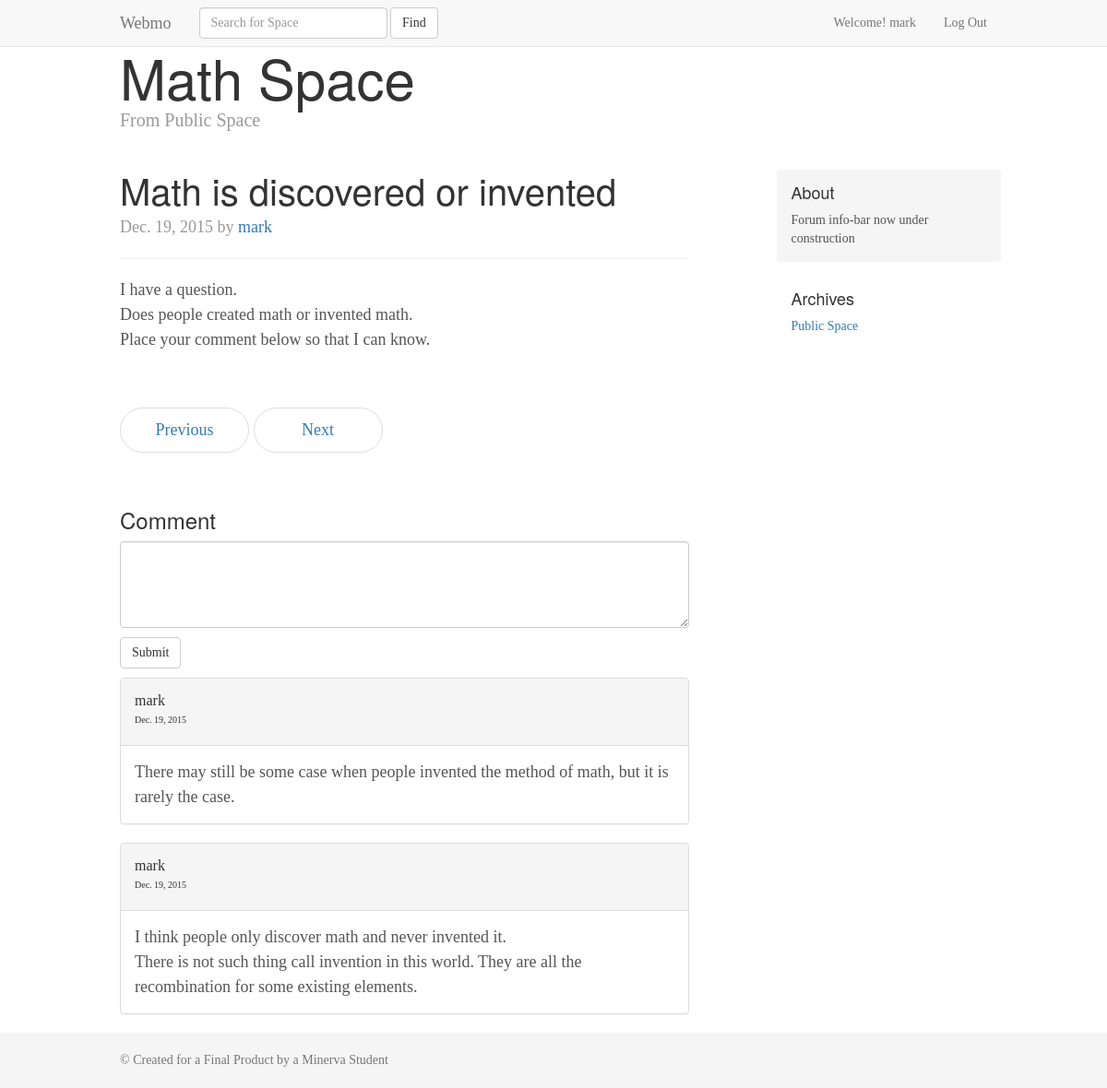
/space/math/math/mathisdiscoveredorinvented/ (signed in), run on the app's committed database.
### forums/models.py (models this page shows, shortened)
class Forum(models.Model):
    name = models.CharField(max_length=100, unique=True)
    date = models.DateField('Createddate', auto_now_add=True)
    founder = models.ForeignKey(User)
    urlname = models.CharField(max_length=100, unique=True, default='')

class Post(models.Model):
    title = models.CharField(max_length=31)
    text = models.TextField()
    date = models.DateField('post date', auto_now_add=True)
    session = models.ForeignKey(Session)
    forum = models.ForeignKey(Forum)
    writer = models.ForeignKey(User)
    urlname = models.CharField(max_length=61, unique=True, default='')

class Comment(models.Model):
    commenttext = models.TextField()
    date = models.DateField("comment", auto_now_add=True)
    post = models.ForeignKey(Post)
    writer = models.ForeignKey(User)

### forums/views.py (the view)
# urls.py: url(r'^space/(?P<forum>\w+)/(?P<session>\w+)/(?P<article>\w+)/$', forumviews.page, name='page'),
def page(request, forum, session, article):
    go = log_process(request)
    myforum = Forum.objects.get(urlname=forum)
    mysession = Session.objects.filter(forum=myforum).get(urlname=session)
    posts = Post.objects.filter(forum=myforum, session=mysession)
    previous = None
    next = None
    for i in range(len(posts)):
        if posts[i].urlname == article:
            mypage = posts[i]
            if i - 1 >= 0:
                next = posts[i - 1]
            if i + 1 < len(posts):
                previous = posts[i + 1]
            break
    commentform = CommentForm(request.POST or None)
    if commentform.is_valid():
        instance = commentform.save(commit=False)
        instance.writer = request.user
        instance.post = mypage
        instance.save()
    comments = Comment.objects.filter(post=mypage)
    context = {
        'go': go,
        'page': mypage,
        'forum': myforum,
        'session': mysession,
        'previous': previous,
        'next': next,
        'form': commentform,
        'comments': comments,
    }
    return render(request, 'page.html', context)

### forums/forms.py
class CommentForm(forms.ModelForm):
    class Meta:
        model = Comment
        fields = ['commenttext']

### templates/page.html (shortened to what this page needs)
<!DOCTYPE html>
{% load staticfiles %}
{% load widget_tweaks %}
<html lang="en">
  <head>
    <link href="{% static 'css/bootstrap.min.css'%}" rel="stylesheet">
    <link href="{% static 'css/blog.css'%}" rel="stylesheet">
  </head>
  <body>
  {% include 'nav_bar.html' %}
    <div class="container">
      <div class="blog-header">
        <h1 class="blog-title">{{ forum.name }} Space</h1>
        <p class="lead blog-description">From
          {% if session.name == 'k1n234#$normal$%^&*' %}
          Public Space
          {% else %}
          {{ session.name }}
          {% endif %}
        </p>
      </div>
      <div class="row">
        <div class="col-sm-8 blog-main">
          <div class="blog-post">
            <h2 class="blog-post-title">{{ page.title }}</h2>
            <p class="blog-post-meta">{{ page.date }} by <a href="#">{{ page.writer }}</a></p>
            <hr>
              {{ page.text|linebreaksbr }}
        </div>
          <nav>
            <ul class="pager">
              <li><a href="">Previous</a></li>
              <li><a href="{% if next != None %}
              {% url 'page' forum=next.forum.urlname session=next.session.urlname article=next.urlname %}
              {% endif %}">Next</a></li>
            </ul>
          </nav>
          <div>
            <h3>Comment</h3>
            {% if go%}
            <form method="post"> {% csrf_token %}
            {% render_field form.commenttext class="form-control" rows="4" %}
              <input type="submit" class="btn btn-default comment-btn">
            </form>
            {% else %}
            <div class="panel panel-default">
              <div class="panel-body">
            Wanna comment on this post? Log in is the key!
                </div>
              </div>
            {% endif %}
          </div>
          {% for i in comments reversed %}
          <div class="panel panel-default">
            <div class="panel-heading">
              <span class="panel-title">{{ i.writer }}</span>
              <p style='font-size:10px' >{{ i.date }}</p>
            </div>
            <div class="panel-body">
              {{ i.commenttext|linebreaksbr }}
            </div>
          </div>
          {% endfor %}
        </div>
        <div class="col-sm-3 col-sm-offset-1 blog-sidebar">
          <div class="sidebar-module sidebar-module-inset">
            <h4>About</h4>
            <p>Forum info-bar now under construction</p>
          </div>
          <div class="sidebar-module">
            <h4>Archives</h4>
            <ol class="list-unstyled">
              <li><a href="{% url 'spacewithsession' name=forum.urlname session=session.urlname %}">
          {% if session.name == 'k1n234#$normal$%^&*' %}
          Public Space
          {% else %}
          {{ session.name }}
          {% endif %}
              </a></li>
            </ol>
          </div>
        </div>
      </div>
    </div>
    {% include 'footer.html' %}
  </body>
</html>

### templates/nav_bar.html (shortened to what this page needs)
<nav class="navbar navbar-default navbar-fixed-top">
  <div class="container">
    <div class="navbar-header">
      <a class="navbar-brand" href="{% url 'home' %}">Webmo</a>
    </div>
    <div id="navbar" class="navbar-collapse collapse">
      <ul class="nav navbar-nav">
        <li>
            <form class="navbar-form navbar-left" role="search">
              <div class="form-group">
                <input type="text" class="form-control" placeholder="Search for Space">
              </div>
              <button type="submit" class="btn btn-default">Find</button>
            </form>
        </li>
      </ul>
      <ul class="nav navbar-nav navbar-right">
        {% if go %}<li><a>Welcome! {{ request.user.username }}</a></li>{% endif %}
        <li><a data-toggle="modal" data-target="#myModal">{% if go %}Log Out{% else %}Log In{% endif %}</a></li>
      </ul>
    </div>
  </div>
</nav>

### static_in/css/blog.css (style rules this page uses)
body { font-family: Georgia, "Times New Roman", Times, serif; color: #555; }
h1, .h1, h2, .h2, h3, .h3, h4, .h4, h5, .h5, h6, .h6 { margin-top: 0; font-family: "Helvetica Neue", Helvetica, Arial, sans-serif; font-weight: normal; color: #333; }
@media (min-width: 1200px) { .container { width: 970px; } }
.blog-header { padding-top: 20px; padding-bottom: 20px; }
.blog-title { margin-top: 30px; margin-bottom: 0; font-size: 60px; font-weight: normal; }
.blog-description { font-size: 20px; color: #999; }
.blog-main { font-size: 18px; line-height: 1.5; }
.sidebar-module { padding: 15px; margin: 0 -15px 15px; }
.sidebar-module-inset { padding: 15px; background-color: #f5f5f5; border-radius: 4px; }
.sidebar-module-inset p:last-child, .sidebar-module-inset ul:last-child, .sidebar-module-inset ol:last-child { margin-bottom: 0; }
.pager { margin-bottom: 60px; text-align: left; }
.pager > li > a { width: 140px; padding: 10px 20px; text-align: center; border-radius: 30px; }
.blog-post { margin-bottom: 60px; }
.blog-post-title { margin-bottom: 5px; font-size: 40px; }
.blog-post-meta { margin-bottom: 20px; color: #999; }

### templates/page.html (style rules this page uses)
.comment-btn { margin-bottom: 10px; margin-top:10px; }

### data on the page
Forum: name "Math"
Post: title "Math is discovered or invented", date "Dec. 19, 2015", writer "mark", text "I have a question. Does people created math or invented math. Place your comment below so that I can know."
Comment: writer "mark", date "Dec. 19, 2015", commenttext "There may still be some case when people invented the method of math, but it is rarely the case."
Comment: writer "mark", date "Dec. 19, 2015", commenttext "I think people only discover math and never invented it. There is not such thing call invention in this world. They are all the recombination for some existing elements."

### other printed values
{{ request.user.username }} "mark"
